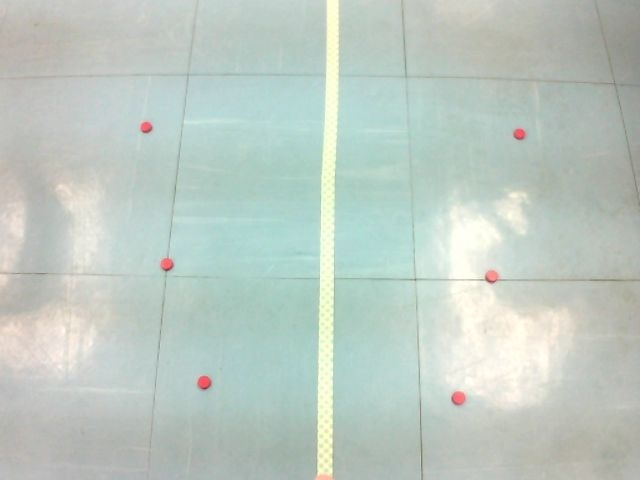
#> input picture base/jetson/calibration/front-camera-2026-11-18/d1.jpg, 640 x 480 px
$ python -i gripper_camera.py   (imports and definitions only)
#> lines starting #> are read from the running program, lines starting #| are printed output that depends on the picture; after the words box and inside, x2 and y2 are one past the last pixel; in counts of white or black regions, pixels touching at a corner belong together
#> further down, picture is the input picture: shape (480, 640, 3); mean B, G, R 194.4, 202.4, 189.7
"""The AX1080P webcam under the SO-100's jaws: camera model, camera-to-gripper calibration fit, and
pluggable detectors (bag handle, calibration marker, floor-tile grout crossing).

No ROS. Frames come from the arm team's webcam_view.py (http://<jetson>:8082/snap.jpg); this module
never opens /dev/video0 itself (that would fight their program).

Camera frame: OpenCV convention (z along the optical axis, x right, y down in the image).
The pose of the camera is T_gc: camera frame -> gripper link frame (so100.urdf `gripper`).
"""
import json
import math
import os
import time
import urllib.request

import numpy as np

DEFAULT_FILE = os.path.expanduser("~/hmc-follow/gripper_camera.json")
WIDTH, HEIGHT = 640, 480
F_GUESS = 480.0          # px, about 67 deg horizontal field of view: fitted by the calibration
JAW_ROI = 0.82           # the jaw fills the bottom ~15 % of the image (owner's frame, 2026-11-15)


# [28 lines left out: functions rotvec_to_matrix, matrix_to_rotvec, nominal_rotation, not called in this run]


class CameraModel:
    # [19 lines left out: functions __init__, project_cam, not called in this run]

    def ray_cam(self, u, v):
        d = np.array([(u - self.cx) / self.fx, (v - self.cy) / self.fy, 1.0])
        return d / np.linalg.norm(d)

    def camera_in_arm(self, kin, q):
        """4x4 camera pose in the ARM frame for joint angles q."""
        return kin.fk(q)["gripper"] @ self.T_gc

    # [19 lines left out: functions project, pixel_to_plane, not called in this run]

    def in_view(self, uv, roi_bottom=JAW_ROI):
        return uv is not None and 0 <= uv[0] < self.width and 0 <= uv[1] < self.height * roi_bottom

    # ------------------------------------------------------------------------------- file
    # [170 lines left out: functions to_dict, save, load, _model_from, _residuals, fit_camera and 3 more, not called in this run]


# -------------------------------------------------------------------------------- detection
class Detection:
    def __init__(self, u, v, area=0.0, angle=0.0, how=""):
        self.u, self.v, self.area, self.angle, self.how = float(u), float(v), float(area), float(angle), how

    def __repr__(self):
        return "Detection(u=%.1f, v=%.1f, area=%.0f, how=%s)" % (self.u, self.v, self.area, self.how)


def _cv2():
    import cv2  # noqa: PLC0415 (only the detectors need OpenCV)
    return cv2


def _components(mask, min_area):
    """[(area, cx, cy, angle, compactness, (x, y, w, h))] of the mask's connected parts, largest first."""
    cv2 = _cv2()
    n, labels, stats, cents = cv2.connectedComponentsWithStats(mask.astype(np.uint8), connectivity=8)
    out = []
    for i in range(1, n):
        x, y, w, h, area = stats[i]
        if area < min_area:
            continue
        ys, xs = np.nonzero(labels[y:y + h, x:x + w] == i)
        cov = np.cov(np.vstack([xs, ys])) if len(xs) > 2 else np.eye(2)
        angle = 0.5 * math.atan2(2 * cov[0, 1], cov[0, 0] - cov[1, 1])
        out.append((float(area), float(cents[i][0]), float(cents[i][1]), angle, area / float(w * h), (x, y, w, h)))
    return sorted(out, key=lambda c: -c[0])


class ColourBlobDetector:
    """Largest blob in a hue range (OpenCV HSV, hue 0..180). Default: the pink/red gift bag.
    The jaw at the bottom of the image is cut off (roi_bottom)."""

    def __init__(self, hues=((0, 12), (150, 180)), s_min=70, v_min=50, roi_bottom=JAW_ROI, min_area=150,
                 point="centroid"):
        self.hues, self.s_min, self.v_min = hues, s_min, v_min
        self.roi_bottom, self.min_area, self.point = roi_bottom, min_area, point

    def mask(self, img):
        cv2 = _cv2()
        hsv = cv2.cvtColor(img, cv2.COLOR_BGR2HSV)
#> hsv: shape (480, 640, 3); mean H, S, V 61, 21.5, 203.3
        h, s, v = hsv[..., 0], hsv[..., 1], hsv[..., 2]
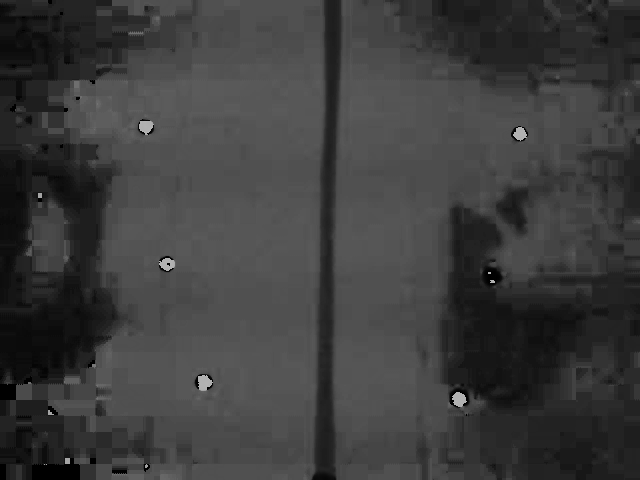
#> h: shape (480, 640); min 0, max 179, mean 61
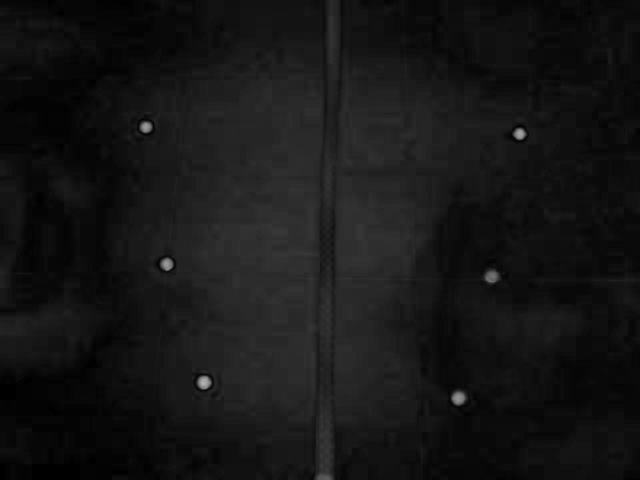
#> s: shape (480, 640); min 0, max 179, mean 21.5
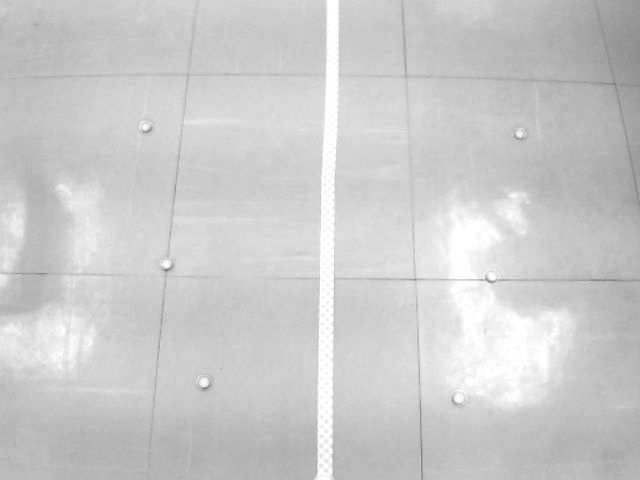
#> v: shape (480, 640); min 114, max 255, mean 203.3
        m = np.zeros(h.shape, bool)
        for lo, hi in self.hues:
            m |= (h >= lo) & (h <= hi)
#> this loop made 2 passes
#> pass 1, in mask, `m |= (h >= lo) & (h <= hi)`:
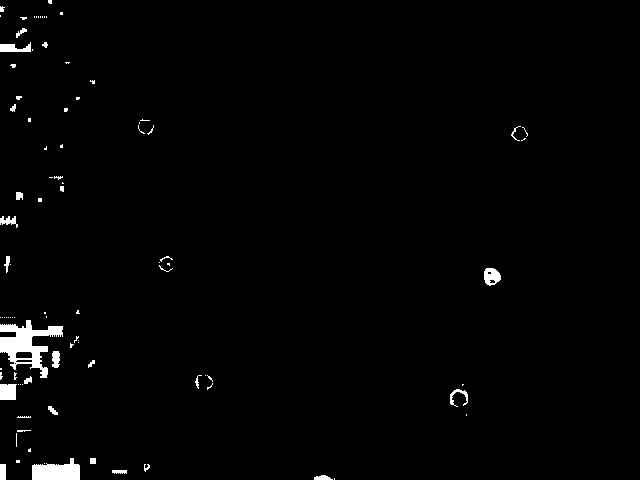
#> m: shape (480, 640) bool; 1.5% white; 94 white regions (66 under 20 px), largest, box (x1, y1, x2, y2) and area: (0, 320, 63, 378) 1529, (32, 458, 80, 480) 775, (0, 384, 17, 400) 256
        m &= (s >= self.s_min) & (v >= self.v_min)
        m[int(img.shape[0] * self.roi_bottom):] = False
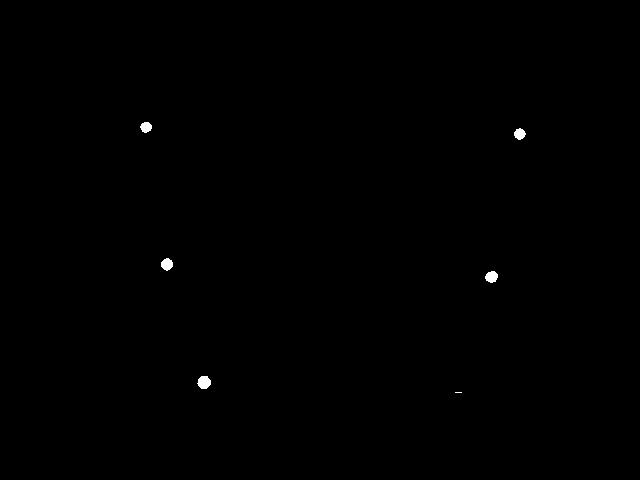
#> m: shape (480, 640) bool; 0.19% white; 6 white regions (1 under 20 px), largest, box (x1, y1, x2, y2) and area: (197, 376, 211, 389) 139, (485, 271, 498, 283) 116, (161, 258, 173, 271) 114, (514, 128, 526, 140) 101, (140, 122, 152, 133) 98
        m = cv2.morphologyEx(m.astype(np.uint8), cv2.MORPH_OPEN, np.ones((3, 3), np.uint8))
#> m: shape (480, 640); values 0 (black) and 1 (white), 0.18% white; 5 white regions, box (x1, y1, x2, y2) and area: (198, 376, 211, 389) 138, (485, 271, 498, 283) 116, (161, 258, 173, 270) 112, (514, 129, 525, 140) 97, (141, 122, 152, 133) 96
        return m

    def detect(self, img):
        if img is None:
            return None
        comps = _components(self.mask(img), self.min_area)
#> in _components, `n, labels, stats, cents = cv2.connectedComponentsWithStats(mask.astype..`: labels: shape (480, 640) int32; 6 distinct labels, from 0 to 5
#> in _components, `n, labels, stats, cents = cv2.connectedComponentsWithStats(mask.astype..`: n = 6; stats = [[0, 0, 640, 480, 306641], [141, 122, 11, 11, 96], [514, 129, 11, 11, 97], [161, 258, 12, 12, 112], [485, 271, 13, 12, 116], [198, 376, 13, 13, 138]]; cents = [[319.5, 239.5], [145.8, 126.8], [519.2, 133.7], [166.6, 263.8], [491.2, 276.4], [203.8, 382]]
#> the loop in _components, `for i in range(1, n):` made 5 passes
#> after the loop in _components, `for i in range(1, n):`: out = []
#> comps = []
        if not comps:
            return None
        area, u, v, angle, _c, (x, y, w, h) = comps[0]
        if self.point == "top":       # seen from the side: the neck is the top of the bag
            v = y + 0.15 * h
        return Detection(u, v, area, angle, "colour")


class CompactBlobDetector:
    """Fallback: the largest compact blob that differs from the floor colour, scored by closeness to
    the image centre (the arm is already roughly above the bag)."""

    def __init__(self, diff=45.0, roi_bottom=JAW_ROI, min_area=300, min_compact=0.3):
        self.diff, self.roi_bottom, self.min_area, self.min_compact = diff, roi_bottom, min_area, min_compact

    # [18 lines left out: function detect, not called in this run]


class BagHandleDetector:
    """Bag neck/handles: the pink/red colour blob, else the compact-blob fallback."""

    def __init__(self, primary=None, fallback=None):
        self.primary = primary or ColourBlobDetector()
        self.fallback = fallback or CompactBlobDetector()

    def detect(self, img):
        return self.primary.detect(img) or self.fallback.detect(img)


class GroutCrossDetector:
    """Crossing of two floor-tile grout lines (dark thin lines, 0.60 m tiles) nearest the image centre:
    a free calibration marker when its floor position is measured with a tape."""

    def __init__(self, roi_bottom=JAW_ROI, min_len=120, dark=15):   # 15: the robot room's grout (25 found none)
        self.roi_bottom, self.min_len, self.dark = roi_bottom, min_len, dark

    # [9 lines left out: function lines, not called in this run]

    NEAR_SEGMENT = 30.0   # px: a crossing must lie this close to both of its lines (not where two far lines meet)

    # [69 lines left out: functions crossings, detect, _to_segment, _intersect, load_detector, fetch_snapshot and 1 more, not called in this run]

>>> import cv2
>>> picture = cv2.imread('calibration/front-camera-2026-11-18/d1.jpg')
>>> result = ColourBlobDetector().detect(picture)
#> result = None
